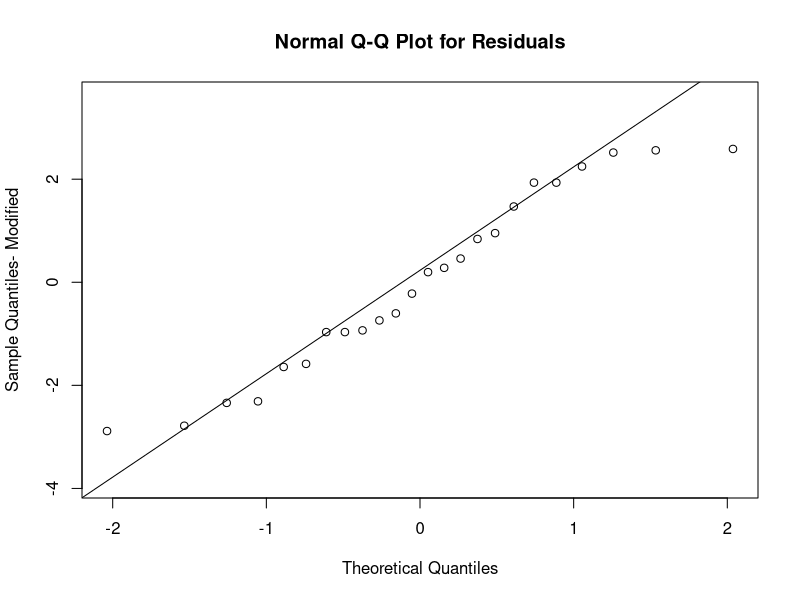
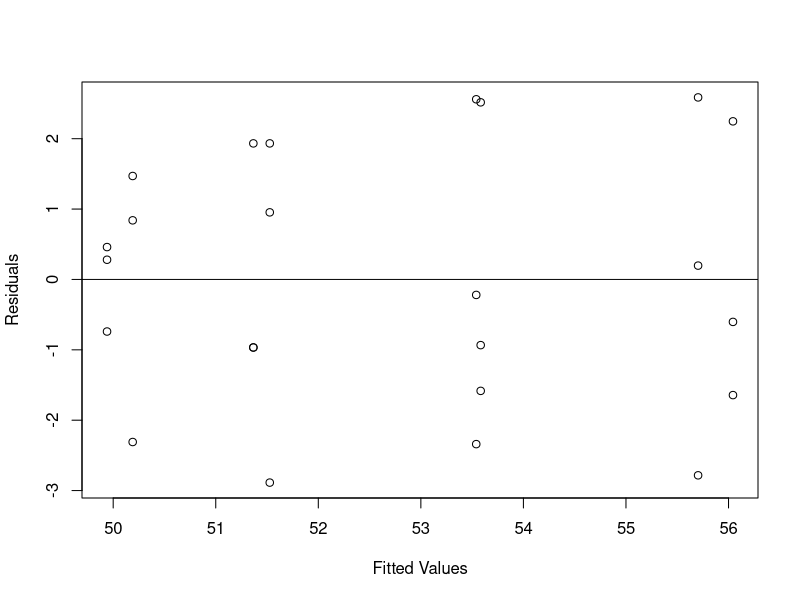

Reproduce these figures in R, in order.
# ref: https://stackoverflow.com/questions/17154844/r-anova-data-25-design-with-replicates
rm(list = ls())
Length_Block1<-c(8.6, 8.4, 8.7, 8,8.2,8.1,8.5,8.4,8.7,8.1,8.5,8,8,8,8.2,7.6,8.2,8.1,8,8.5,8.6,7.6,8.1,8.2)
Width_Block1<-c(6.5,6.3,6.7,6.3,6,6.2,6.4,6.6,6.7,6.5,6.6,6.5,6.3,6.3,6.5,6.3,6.3,6.3,6.4,6.6,6.2,6.4,6.6,6.4)
response_Block1<-Length_Block1*Width_Block1

FactorA=c(rep(1,12),rep(-1,12))
FactorB=rep(c(rep(1,3),rep(-1,3)),4)
FactorC=rep(c(rep(1,6),rep(-1,6)),2)

response_data <- data.frame(response_Block1, FactorA, FactorB, FactorC)

res.lm<-lm(response_Block1~FactorA*FactorB*FactorC, data=response_data)
summary(res.lm)

# library(daewr)
# # fullnormal(coef(res.lm)[-1], alpha = 0.025, refline = "TRUE")
# LGB( coef(res.lm)[-1], rpt = T) #Half normal plots

res.aov<-aov(response_Block1~FactorA*FactorB*FactorC,data=response_data)
summary(res.aov)
# effects_values=res.aov$effects/2
# res.aov_reduced<-aov(response_Block1~FactorA*FactorB*FactorC-FactorA:FactorB-FactorA:FactorC-FactorB:FactorC-FactorA:FactorB:FactorC, data = response_data)
# summary(res.aov_reduced)

y_residuals=res.aov$residuals
#Normality
qqnorm(y_residuals, ylim=c(min(y_residuals)-1,max(y_residuals)+1), main = "Normal Q-Q Plot for Residuals",
       xlab = "Theoretical Quantiles", ylab = "Sample Quantiles- Modified", plot.it = TRUE, datax = FALSE)
qqline(y_residuals, datax = FALSE, distribution = qnorm)
#Test normality using Shapiro Wilks
shapiro.test(y_residuals)
#Check Variance
Fitted_values=res.aov$fitted.values
plot(Fitted_values,y_residuals,ylab="Residuals",xlab="Fitted Values")
abline(h=0)

# y_residuals=res.aov_reduced$residuals
# #Normality
# qqnorm(y_residuals, ylim=c(min(y_residuals)-1,max(y_residuals)+1), main = "Normal Q-Q Plot for Residuals",
#        xlab = "Theoretical Quantiles", ylab = "Sample Quantiles- Modified", plot.it = TRUE, datax = FALSE)
# qqline(y_residuals, datax = FALSE, distribution = qnorm)
# #Test normality using Shapiro Wilks
# shapiro.test(y_residuals)
# #Check Variance
# Fitted_values=res.aov_reduced$fitted.values
# plot(Fitted_values,y_residuals,ylab="Residuals",xlab="Fitted Values")
# abline(h=0)